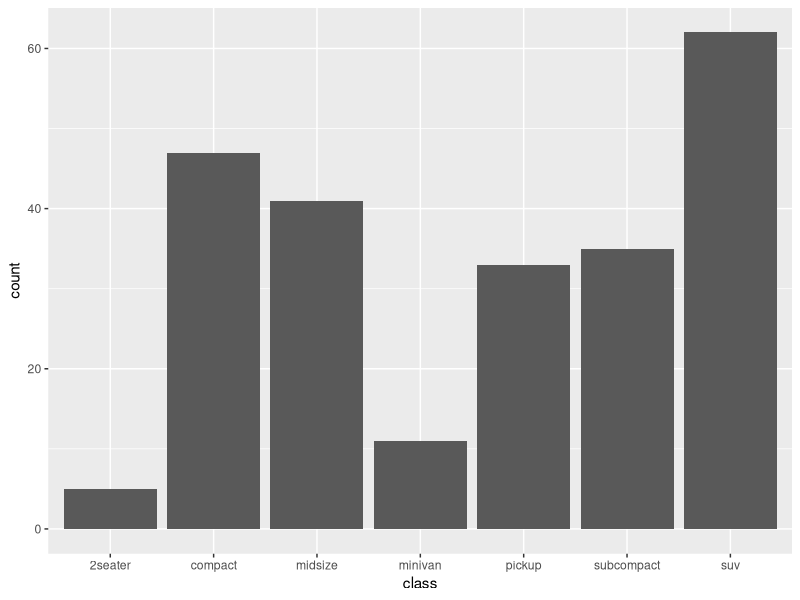
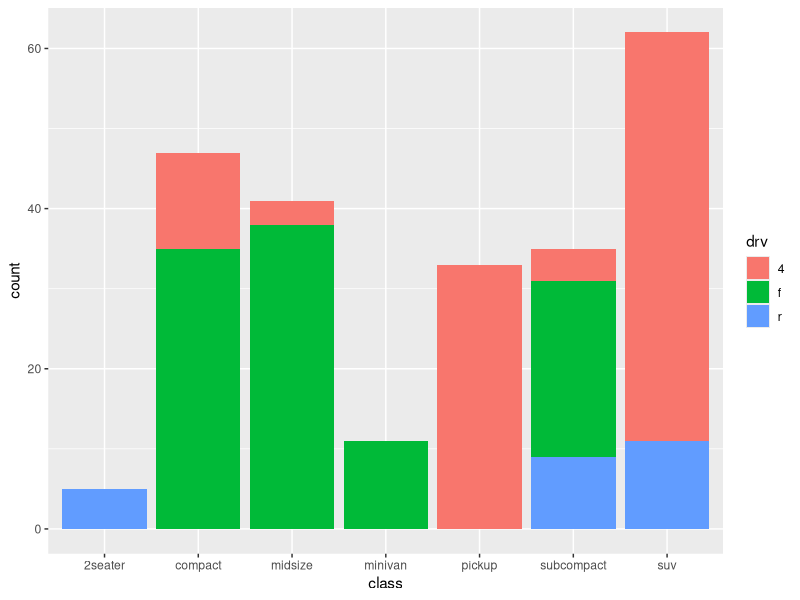
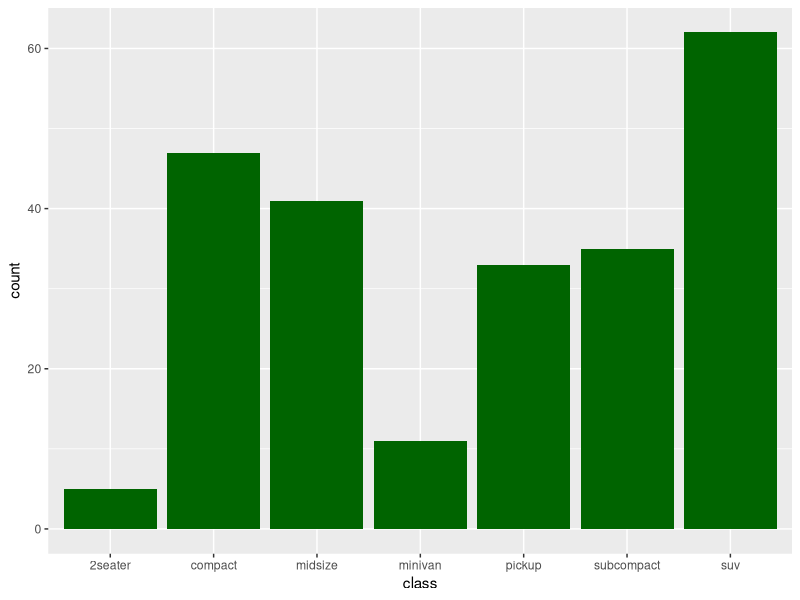
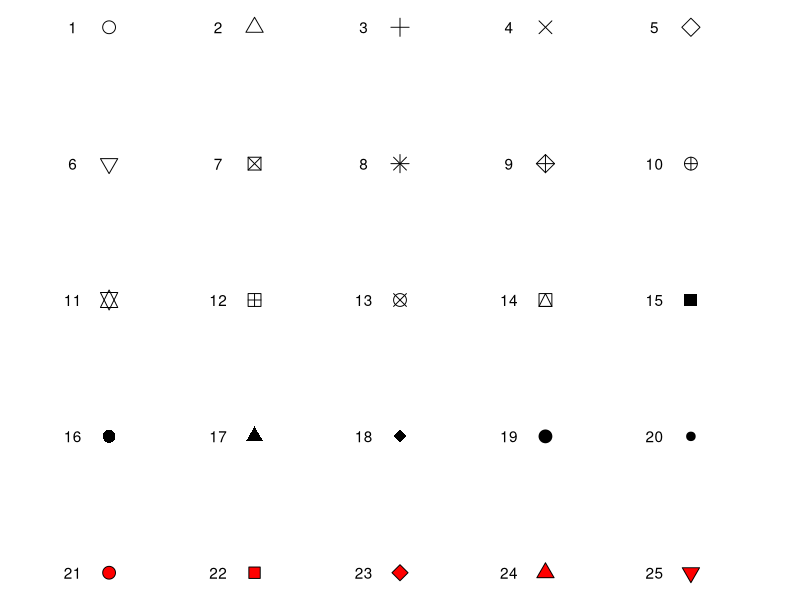
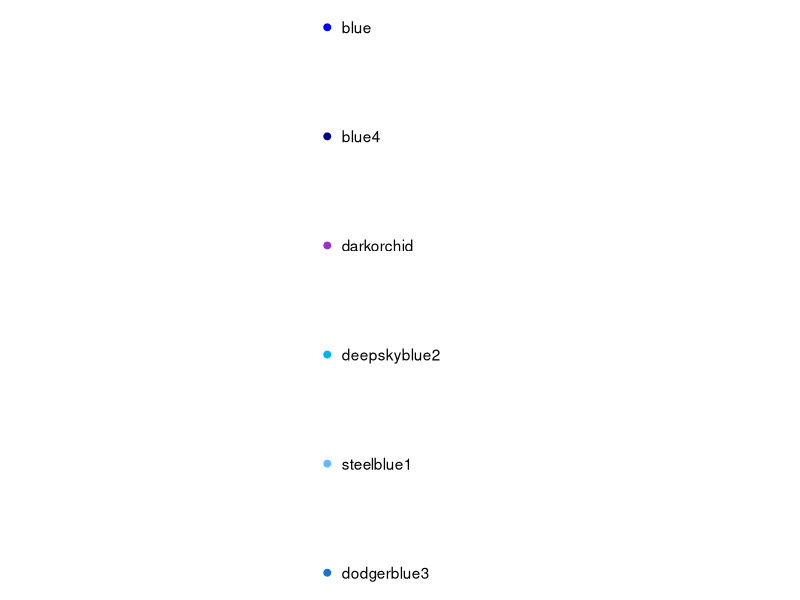
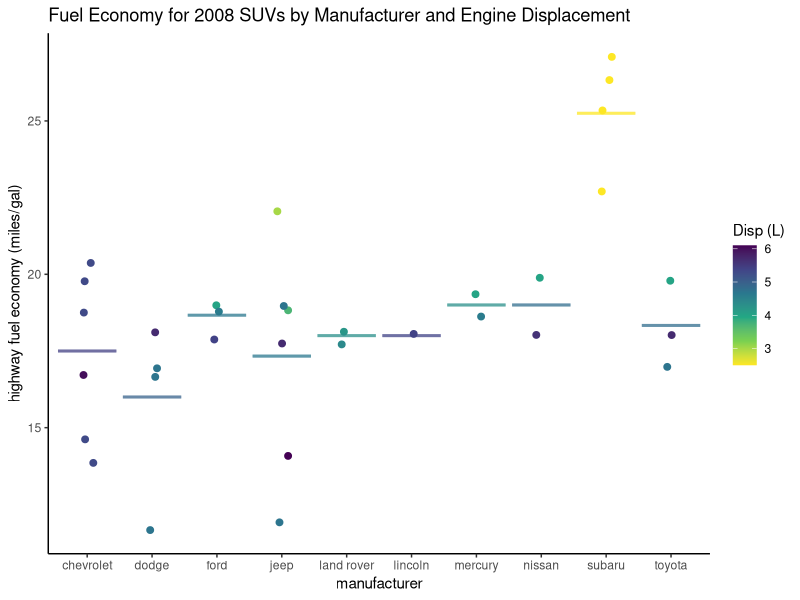

Recreate these plots in R, in order.
## ---- chunk 1
knitr::opts_chunk$set(echo = TRUE, fig.align = 'center')
library(tidyverse)
library(knitr)
library(bookdown)
library(scales)
library(kableExtra)
## ---- chunk 2

# call to ggplot to map the data and a single aesthetic
ggplot(data = mpg, aes(x = class)) +
  # call to a specific geom to plot the mapped data
geom_bar()
## ---- chunk 3

# call to ggplot to map the data and a single aesthetic
ggplot(data = mpg, aes(x = class, fill = drv)) +
  # call to a specific geom to plot the mapped data
geom_bar()
## ---- chunk 4
aes_vals <- data.frame(aes = c("`x`", "`y`", "`shape`",
                               "`color`", "`fill`", "`size`",
                               "`alpha`", "`linetype`"),
                       desc = c("Position on x-axis", 
                                "Position on y-axis", 
                                "Shape",
                                "Color of border of elements", 
                                "Color of inside of elements",
                                "Size", 
                                "Transparency (1: opaque; 0: transparent)",
                                "Type of line (e.g., solid, dashed)"))
knitr::kable(aes_vals, 
             col.names = c("Code", "Description"), 
             caption = "Common Plot Aesthetics")
## ---- chunk 5
plot_funcs <- data.frame(type = c("Histogram (1 numeric variable)",
                                  "Scatterplot (2 numeric variables)",
                                  "Boxplot (1 numeric variable, possibly 1 factor variable)",
                                  "Line graph (2 numeric variables)"), 
                         ggplot2_func = c("`geom_histogram`",
                                          "`geom_point`",
                                          "`geom_boxplot`",
                                          "`geom_line`"))
knitr::kable(plot_funcs, 
             col.names = c("Plot type", "ggplot2 function"),
             caption = "Common Plot Aesthetics")
## ---- chunk 6

# call to ggplot where one `fill` overrides another
ggplot(data = mpg, aes(x = class, fill = drv)) +
geom_bar(fill = "darkgreen")
## ---- chunk 7
x <- rep(1:5, 5)
y <- rep(1:5, each = 5)
my.shapes <- 1:25
to_plot <- tibble(x = x, y = y, shape = my.shapes)
ggplot(to_plot, aes(x = x, y = y)) + 
  geom_point(shape = my.shapes, size = 4, color = "black", fill = "red") + 
  geom_text(label = my.shapes, nudge_x = -0.25) +
  xlim(c(0.5, 5.5)) + 
  theme_void() + 
  scale_y_reverse()
## ---- chunk 8
x <- rep(0, 6)
y <- 1:6
my.colors <- c("blue", "blue4", "darkorchid", "deepskyblue2", 
           "steelblue1", "dodgerblue3")
to_plot <- tibble(x = x, y = y, color = my.colors)
ggplot(to_plot, aes(x = x, y = y)) + 
  geom_point(color = my.colors, size = 2) + 
  geom_text(label = my.colors, hjust = 0, nudge_x = 0.05) + 
  theme_void() + 
  xlim(c(-1, 1.5)) +
  scale_y_reverse()
## ---- chunk 9
plot_adds <- data.frame(add = c("`ggtitle`",
                                "`xlab`, `ylab`",
                                "`xlim`, `ylim`",
                                "`scale_x_log10`"),
                        descrip = c("Plot title",
                                    "x- and y-axis labels",
                                    "Limits of x- and y-axis",
                                    "Log scale x axis"))
knitr::kable(plot_adds, 
             col.names = c("Element", "Description"),
             caption = "Common Scale Elements")
## ---- chunk 10
library(dplyr)
library(ggplot2)

# use dplyr to create a summary subset from the mpg dataframe
mpg_5 <- mpg %>%
  filter(class == "suv", year == 2008) %>%
  group_by(manufacturer) %>%
  summarise(hwy.mean = mean(hwy), displ.mean = mean(displ))

# call to ggplot, note that data and aesthetics are called in each geom layer
ggplot() +
  # first layer
  geom_jitter(data = filter(mpg, class == "suv", year == 2008),
           aes(x = manufacturer, 
               y = hwy, 
               color = displ),
           width = 0.1,
           size = 2) +
  # second layer
  geom_errorbar(data = mpg_5,
             aes(x = manufacturer,
                 ymin = hwy.mean,
                 ymax = hwy.mean,
                 color = displ.mean),
             alpha = 0.5,
             size = 1) +
  # customize plot labels
  labs(title = "Fuel Economy for 2008 SUVs by Manufacturer and Engine Displacement",
       color = "Disp (L)") +
  ylab("highway fuel economy (miles/gal)") +
  # add a fancy color scale
  scale_color_viridis_c(option = "D", direction = -1) +
  # adopt a theme without grey background
  theme_classic() 
